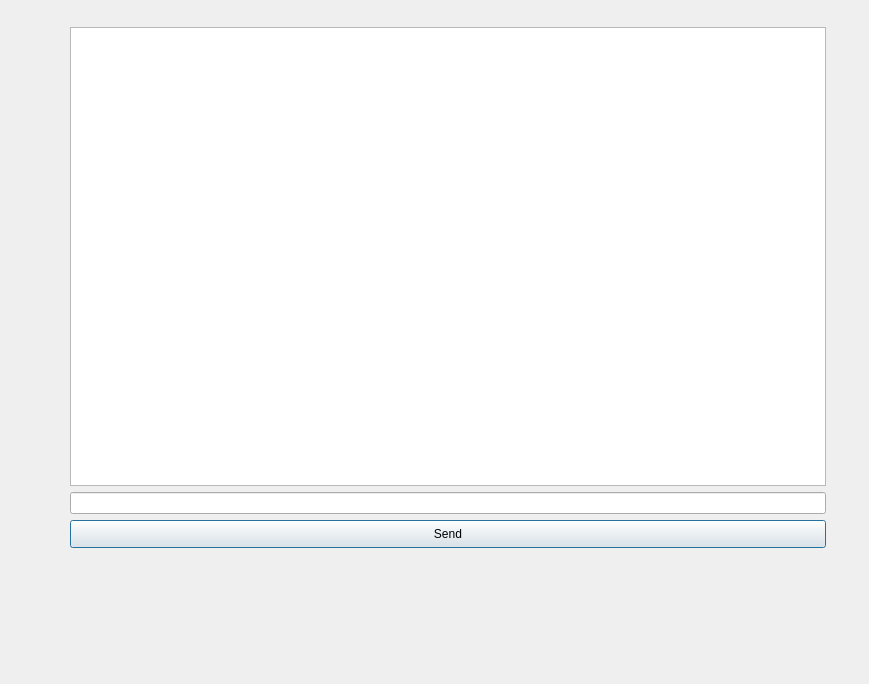
<?xml version="1.0" encoding="UTF-8"?>
<ui version="4.0">
 <class>chat</class>
 <widget class="QDialog" name="chat">
  <property name="geometry">
   <rect>
    <x>0</x>
    <y>0</y>
    <width>869</width>
    <height>684</height>
   </rect>
  </property>
  <property name="windowTitle">
   <string>Dialog</string>
  </property>
  <widget class="QLineEdit" name="lineEdit">
   <property name="geometry">
    <rect>
     <x>70</x>
     <y>492</y>
     <width>756</width>
     <height>22</height>
    </rect>
   </property>
  </widget>
  <widget class="QTextBrowser" name="textBrowser">
   <property name="geometry">
    <rect>
     <x>70</x>
     <y>27</y>
     <width>756</width>
     <height>459</height>
    </rect>
   </property>
  </widget>
  <widget class="QPushButton" name="sendButton">
   <property name="geometry">
    <rect>
     <x>70</x>
     <y>520</y>
     <width>756</width>
     <height>28</height>
    </rect>
   </property>
   <property name="text">
    <string>Send</string>
   </property>
  </widget>
 </widget>
 <resources/>
 <connections/>
</ui>
